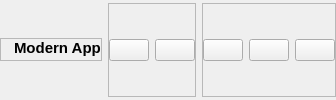
        <widget class="QWidget" name="headerContainer" native="true">
         <layout class="QHBoxLayout" name="horizontalLayout_5">
          <property name="spacing">
           <number>6</number>
          </property>
          <property name="leftMargin">
           <number>0</number>
          </property>
          <property name="topMargin">
           <number>3</number>
          </property>
          <property name="rightMargin">
           <number>0</number>
          </property>
          <property name="bottomMargin">
           <number>3</number>
          </property>
          <item alignment="Qt::AlignLeft|Qt::AlignVCenter">
           <widget class="QFrame" name="frame_5">
            <property name="frameShape">
             <enum>QFrame::StyledPanel</enum>
            </property>
            <property name="frameShadow">
             <enum>QFrame::Raised</enum>
            </property>
            <layout class="QHBoxLayout" name="horizontalLayout_7">
             <property name="spacing">
              <number>6</number>
             </property>
             <property name="leftMargin">
              <number>0</number>
             </property>
             <property name="topMargin">
              <number>0</number>
             </property>
             <property name="rightMargin">
              <number>0</number>
             </property>
             <property name="bottomMargin">
              <number>3</number>
             </property>
             <item>
              <widget class="QLabel" name="label_5">
               <property name="maximumSize">
                <size>
                 <width>35</width>
                 <height>35</height>
                </size>
               </property>
               <property name="font">
                <font>
                 <pointsize>9</pointsize>
                </font>
               </property>
               <property name="text">
                <string/>
               </property>
               <property name="pixmap">
                <pixmap resource="resource.qrc">:/resource/img/pngwing.com.png</pixmap>
               </property>
               <property name="scaledContents">
                <bool>true</bool>
               </property>
               <property name="alignment">
                <set>Qt::AlignLeading|Qt::AlignLeft|Qt::AlignVCenter</set>
               </property>
               <property name="margin">
                <number>0</number>
               </property>
              </widget>
             </item>
             <item>
              <widget class="QLabel" name="label_6">
               <property name="font">
                <font>
                 <pointsize>11</pointsize>
                 <bold>true</bold>
                </font>
               </property>
               <property name="text">
                <string>Modern App</string>
               </property>
              </widget>
             </item>
            </layout>
           </widget>
          </item>
          <item alignment="Qt::AlignHCenter">
           <widget class="QFrame" name="frame_6">
            <property name="frameShape">
             <enum>QFrame::StyledPanel</enum>
            </property>
            <property name="frameShadow">
             <enum>QFrame::Raised</enum>
            </property>
            <layout class="QHBoxLayout" name="horizontalLayout_6">
             <property name="spacing">
              <number>6</number>
             </property>
             <property name="leftMargin">
              <number>0</number>
             </property>
             <property name="topMargin">
              <number>0</number>
             </property>
             <property name="rightMargin">
              <number>0</number>
             </property>
             <property name="bottomMargin">
              <number>0</number>
             </property>
             <item>
              <widget class="QPushButton" name="pushButton_6">
               <property name="toolTip">
                <string>More</string>
               </property>
               <property name="text">
                <string/>
               </property>
               <property name="icon">
                <iconset resource="resource.qrc">
                 <normaloff>:/resource/img/white-more.png</normaloff>:/resource/img/white-more.png</iconset>
               </property>
               <property name="iconSize">
                <size>
                 <width>29</width>
                 <height>29</height>
                </size>
               </property>
              </widget>
             </item>
             <item>
              <widget class="QPushButton" name="pushButton_5">
               <property name="toolTip">
                <string>Profile</string>
               </property>
               <property name="text">
                <string/>
               </property>
               <property name="icon">
                <iconset resource="resource.qrc">
                 <normaloff>:/resource/img/white-person.png</normaloff>:/resource/img/white-person.png</iconset>
               </property>
               <property name="iconSize">
                <size>
                 <width>29</width>
                 <height>29</height>
                </size>
               </property>
              </widget>
             </item>
            </layout>
           </widget>
          </item>
          <item alignment="Qt::AlignRight">
           <widget class="QFrame" name="frame_7">
            <property name="frameShape">
             <enum>QFrame::StyledPanel</enum>
            </property>
            <property name="frameShadow">
             <enum>QFrame::Raised</enum>
            </property>
            <layout class="QHBoxLayout" name="horizontalLayout_4">
             <property name="spacing">
              <number>6</number>
             </property>
             <property name="leftMargin">
              <number>0</number>
             </property>
             <property name="topMargin">
              <number>0</number>
             </property>
             <property name="rightMargin">
              <number>0</number>
             </property>
             <property name="bottomMargin">
              <number>0</number>
             </property>
             <item>
              <widget class="QPushButton" name="minimizeBtn">
               <property name="toolTip">
                <string>Minimize window</string>
               </property>
               <property name="text">
                <string/>
               </property>
               <property name="icon">
                <iconset resource="resource.qrc">
                 <normaloff>:/resource/img/white-subtract.png</normaloff>:/resource/img/white-subtract.png</iconset>
               </property>
               <property name="iconSize">
                <size>
                 <width>24</width>
                 <height>24</height>
                </size>
               </property>
              </widget>
             </item>
             <item>
              <widget class="QPushButton" name="restoreBtn">
               <property name="toolTip">
                <string>Restore window</string>
               </property>
               <property name="styleSheet">
                <string notr="true"/>
               </property>
               <property name="text">
                <string/>
               </property>
               <property name="icon">
                <iconset resource="resource.qrc">
                 <normaloff>:/resource/img/white-square.png</normaloff>:/resource/img/white-square.png</iconset>
               </property>
               <property name="iconSize">
                <size>
                 <width>22</width>
                 <height>22</height>
                </size>
               </property>
              </widget>
             </item>
             <item>
              <widget class="QPushButton" name="closeBtn">
               <property name="toolTip">
                <string>Close Window</string>
               </property>
               <property name="text">
                <string/>
               </property>
               <property name="icon">
                <iconset resource="resource.qrc">
                 <normaloff>:/resource/img/white-cross.png</normaloff>:/resource/img/white-cross.png</iconset>
               </property>
               <property name="iconSize">
                <size>
                 <width>37</width>
                 <height>37</height>
                </size>
               </property>
              </widget>
             </item>
            </layout>
           </widget>
          </item>
         </layout>
        </widget>
